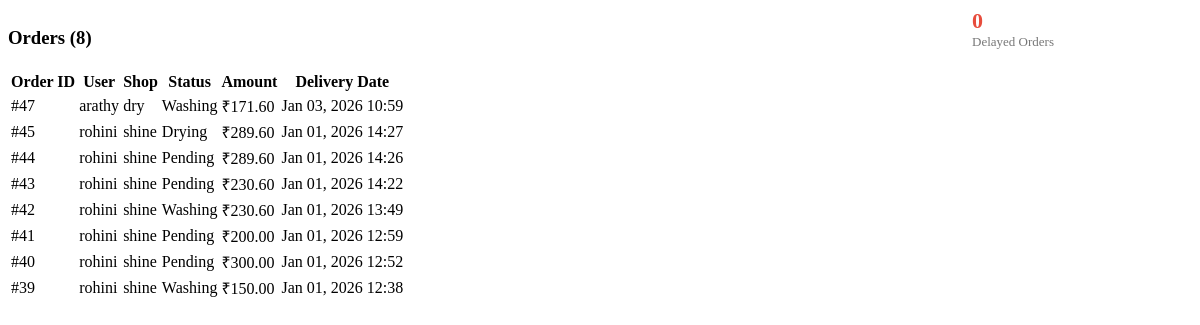
The page /admin-panel/orders/filter/ on the database as committed earlier.
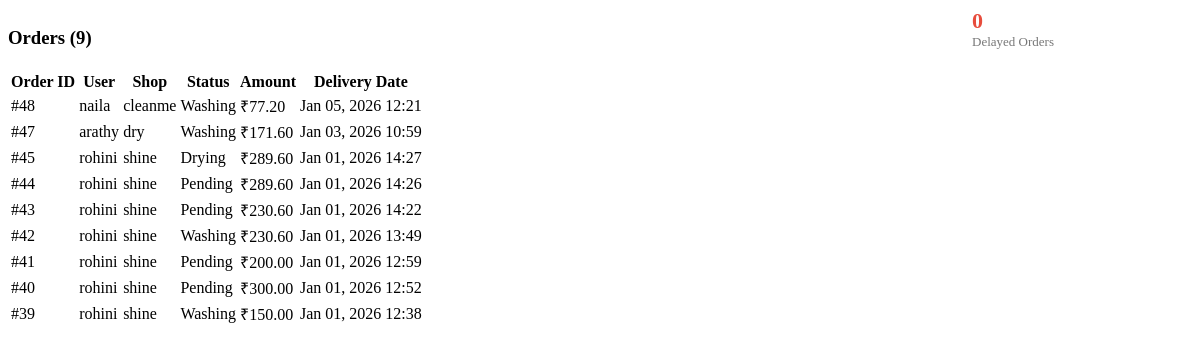
The same page on the database as committed later.
### shop/models.py (models this page shows, shortened)
class Order(models.Model):
    STATUS_CHOICES = [
        ('Pending', 'Pending'),
        ('Pickup', 'Pickup'),
        ('Washing', 'Washing'),
        ('Drying', 'Drying'),
        ('Ironing', 'Ironing'),
        ('Ready', 'Ready for Pickup'),
        ('Completed', 'Completed'),
    ]
    PAYMENT_CHOICES = [
        ('Pending', 'Pending'),
        ('Completed', 'Completed'),
    ]
    user = models.ForeignKey(User, on_delete=models.CASCADE)
    shop = models.ForeignKey(LaundryShop, on_delete=models.CASCADE)
    branch = models.ForeignKey(Branch, on_delete=models.CASCADE, blank=True, null=True)
    base_amount = models.DecimalField(max_digits=10, decimal_places=2, default=0)
    platform_fee = models.DecimalField(max_digits=10, decimal_places=2, default=0)
    delivery_fee = models.DecimalField(max_digits=10, decimal_places=2, default=0)
    gst_amount = models.DecimalField(max_digits=10, decimal_places=2, default=0)
    amount = models.DecimalField(
        max_digits=10,
        decimal_places=2,
        help_text="Final payable amount (base + fees + GST)"
    )
    cloth_status = models.CharField(
        max_length=20,
        choices=STATUS_CHOICES,
        default='Pending'
    )
    payment_status = models.CharField(
        max_length=20,
        choices=PAYMENT_CHOICES,
        default='Pending'
    )
    pickup_date = models.DateTimeField(blank=True, null=True)
    delivery_date = models.DateTimeField(blank=True, null=True)
    delivery_name = models.CharField(max_length=100, blank=True)
    delivery_address = models.TextField(blank=True)
    delivery_phone = models.CharField(max_length=15, blank=True)
    special_instructions = models.TextField(blank=True)
    created_at = models.DateTimeField(default=timezone.now)
    delay_notified = models.BooleanField(default=False)
    thank_you_sent = models.BooleanField(default=False)
    razorpay_payment_id = models.CharField(max_length=100, blank=True, null=True)
    razorpay_order_id = models.CharField(max_length=100, blank=True, null=True)

class LaundryShop(models.Model):
    name = models.CharField(max_length=100, unique=True)
    email = models.EmailField(unique=True)
    password = models.CharField(max_length=128, blank=True)
    address = models.TextField(blank=True)
    phone = models.CharField(max_length=15, blank=True)
    city = models.CharField(max_length=100, blank=True)
    latitude = models.FloatField(blank=True, null=True)
    longitude = models.FloatField(blank=True, null=True)
    is_approved = models.BooleanField(default=False)
    is_open = models.BooleanField(default=True)
    created_at = models.DateTimeField(default=timezone.now)
    razorpay_account_id = models.CharField(
        max_length=100,
        blank=True,
        null=True,
        help_text="Razorpay Account ID for marketplace payments"
    )
    razorpay_key_id = models.CharField(
        max_length=100,
        blank=True,
        null=True,
        help_text="Razorpay Key ID for shop payments"
    )
    razorpay_key_secret = models.CharField(
        max_length=100,
        blank=True,
        null=True,
        help_text="Razorpay Key Secret for shop payments"
    )
    bank_account_holder_name = models.CharField(
        max_length=100,
        blank=True,
        null=True,
        help_text="Account holder name as per bank records"
    )
    bank_account_number = models.CharField(
        max_length=50,
        blank=True,
        null=True,
        help_text="Bank account number"
    )
    bank_ifsc_code = models.CharField(
        max_length=11,
        blank=True,
        null=True,
        help_text="IFSC code (e.g., HDFC0001234)"
    )
    bank_name = models.CharField(
        max_length=100,
        blank=True,
        null=True,
        help_text="Bank name (e.g., HDFC Bank, SBI)"
    )
    bank_branch = models.CharField(
        max_length=100,
        blank=True,
        null=True,
        help_text="Bank branch name"
    )
    bank_account_type = models.CharField(
        max_length=20,
        choices=[
            ('Savings', 'Savings'),
            ('Current', 'Current'),
        ],
        blank=True,
        null=True,
        help_text="Type of bank account"
    )

### shop/views.py (the view)
# urls.py: path("admin-panel/orders/filter/", views.admin_orders_filter, name="admin_orders_filter"),
def admin_orders_filter(request):
    orders = Order.objects.select_related("user", "shop").order_by("-created_at")
    search = request.GET.get("search", "").strip()
    cloth_status = request.GET.get("status", "").strip()
    delayed = request.GET.get("delayed")
    if search:
        orders = orders.filter(
            Q(user__username__icontains=search) |
            Q(user__email__icontains=search) |
            Q(id__icontains=search)
        )
    if cloth_status:
        orders = orders.filter(cloth_status=cloth_status)
    if delayed:
        orders = orders.filter(
            delivery_date__lt=timezone.now(),
            cloth_status__in=["Pending", "Washing", "Drying", "Ironing"]
        )
    delayed_orders_count = Order.objects.filter(
        delivery_date__lt=timezone.now(),
        cloth_status__in=["Pending", "Washing", "Drying", "Ironing"]
    ).count()
    return render(request, "admin/partials/orders_table.html", {
        "orders": orders,
        "delayed_orders_count": delayed_orders_count,
    })

### shop/templates/admin/partials/orders_table.html (shortened to what this page needs)
<div style="display:flex; justify-content:space-between; align-items:center; margin-bottom:20px; gap:20px; flex-wrap:wrap;">
    <h3 style="margin-bottom:0">
        Orders ({{ orders.count }})
    </h3>
    <div class="stat-card"
        style="min-width:220px; cursor:pointer;"
        onclick="showDelayedOrders()">
        <div class="stat-card-header"
            style="display:flex; align-items:center; justify-content:space-between;">
            <div>
                <div class="stat-card-value"
                    style="color:#e74c3c; font-size:22px; font-weight:700;">
                    {{ delayed_orders_count }}
                </div>
                <div class="stat-card-label"
                    style="font-size:13px; color:#777;">
                    Delayed Orders
                </div>
            </div>
        </div>
    </div>
</div>
{% if orders %}
<table class="data-table">
    <thead>
        <tr>
            <th>Order ID</th>
            <th>User</th>
            <th>Shop</th>
            <th>Status</th>
            <th>Amount</th>
            <th>Delivery Date</th>
        </tr>
    </thead>
    <tbody>
        {% for order in orders %}
        <tr>
            <td>#{{ order.id }}</td>
            <td>{{ order.user.username }}</td>
            <td>{{ order.shop.name|default:"N/A" }}</td>
            <td>
                <span class="status-badge status-{{ order.cloth_status|lower }}">
                    {{ order.cloth_status }}
                </span>
            </td>
            <td>₹{{ order.amount|floatformat:2 }}</td>
            <td>{{ order.created_at|date:"M d, Y H:i" }}</td>
        </tr>
        {% endfor %}
    </tbody>
</table>
{% else %}
<div class="empty-state">
    <i class="fas fa-inbox"></i>
    <p>No orders found</p>
</div>
{% endif %}

Rows that differ between the two databases and show on the page:
added Order: id "48", user.username "naila", shop.name "cleanme", cloth_status "Washing", amount "77.20", created_at "Jan 05, 2026 12:21"
Other text that changed with them:
{{ orders.count }}: "8" → "9"
